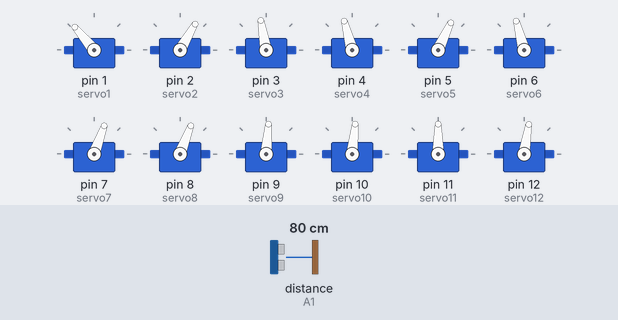
A sketch run on a simulated Arduino Uno, built with avr-gcc and run on an emulated ATmega328P. Shown: 12 × servo. The inputs (shaded band) are chosen by the test bench; at power-on: distance to the obstacle (sensor on A1) 80 cm. The echo pulse lasts 58.3 µs per cm.

Above: at 2.4 s.
2.5 s: distance to the obstacle (sensor on A1) set to 2 cm
At 2.88 s:
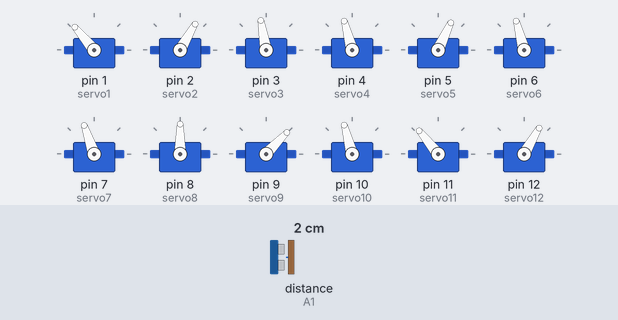
6.0 s: distance to the obstacle (sensor on A1) set to 9 cm
At 6.21 s:
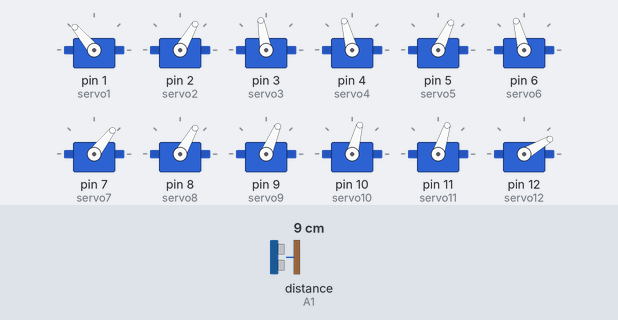
9.5 s: distance to the obstacle (sensor on A1) set to 4 cm
At 9.85 s:
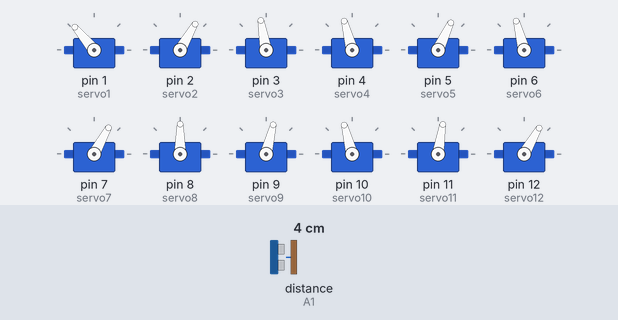
13.0 s: distance to the obstacle (sensor on A1) set to 18 cm
At 13.18 s:
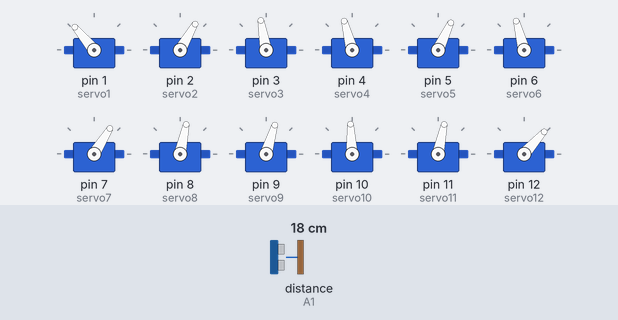
18.4 s: distance to the obstacle (sensor on A1) set to 35 cm
23.3 s: distance to the obstacle (sensor on A1) set to 17 cm
Timing chart, 0 to 29.7 s (numbered marks = the images above; inputs shaded):
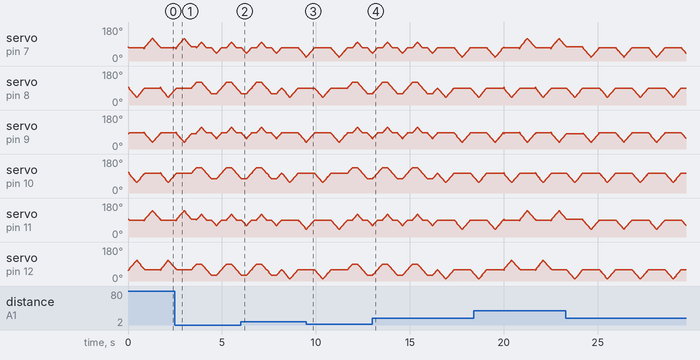

The sketch:

robot.ino
```cpp
#include<Servo.h>
#include<NewPing.h>


    // Setup for the ultrasonic sensor.
#define trigger A0
#define echo A1

NewPing sensor(trigger,echo,400);

    // Setting the base positions for all the motors.
Servo servo1;
int bp1=130;

Servo servo2;
int bp2=60;

Servo servo3;
int bp3=100;

Servo servo4;
int bp4=105;

Servo servo5;
int bp5=65;

Servo servo6;
int bp6=105;

Servo servo7;
int bp7=70;

Servo servo8;
int bp8=90;

Servo servo9;
int bp9=85;

Servo servo10;
int bp10=105;

Servo servo11;
int bp11=90;

Servo servo12;
int bp12=60;

    // On running setup the robot comes to its standard or base position.
void setup() {
  // For ultrasonic sensor
  Serial.begin(9600);
  pinMode(trigger,OUTPUT);
  pinMode(echo,INPUT);

  servo1.attach(1);
  servo2.attach(2);
  servo3.attach(3);
  servo4.attach(4);
  servo5.attach(5);
  servo6.attach(6);
  servo7.attach(7);
  servo8.attach(8);
  servo9.attach(9);
  servo10.attach(10);
  servo11.attach(11);
  servo12.attach(12);

  servo1.write(bp1);
  servo2.write(bp2);
  servo3.write(bp3);
  servo4.write(bp4);
  servo5.write(bp5);
  servo6.write(bp6);
  servo7.write(bp7);
  servo8.write(bp8);
  servo9.write(bp9);
  servo10.write(bp10);
  servo11.write(bp11);
  servo12.write(bp12);

}

    // Function whic brings the robot to it's base position
void base_pos(){
  servo1.write(bp1);
  servo2.write(bp2);
  servo3.write(bp3);
  servo4.write(bp4);
  servo5.write(bp5);
  servo6.write(bp6);
  servo7.write(bp7);
  servo8.write(bp8);
  servo9.write(bp9);
  servo10.write(bp10);
  servo11.write(bp11);
  servo12.write(bp12);
  }

    // Function which holds the up servos still
 void stay_still(){
  servo1.write(bp1);
  servo2.write(bp2);
  servo3.write(bp3);
  servo4.write(bp4);
  servo5.write(bp5);
  servo6.write(bp6);
  }

    // Function for one cycle of walking
void walk(){
  int angle = 50;
  int time_delay = 8;

  for(int i=5;i>=0;i--){
      stay_still();
      servo7.write(bp7+i);
      servo9.write(bp9-i);
      servo11.write(bp11+i);
      servo8.write(bp8+i);
      servo10.write(bp10+i);
      servo12.write(bp12-i);
      delay(time_delay);
      }

  for(int i=5;i<angle;i++){
    stay_still();
    servo8.write(bp8-i);
    servo10.write(bp10-i);
    servo12.write(bp12+i);
    delay(time_delay);
  }

  for(int i=angle;i>=5;i--){
    stay_still();
    servo8.write(bp8-i);
    servo10.write(bp10-i);
    servo12.write(bp12+i);
    delay(time_delay);
  }

  for(int i=5;i>=0;i--){
      stay_still();
      servo8.write(bp8-i);
      servo10.write(bp10-i);
      servo12.write(bp12+i);
      servo7.write(bp7-i);
      servo9.write(bp9+i);
      servo11.write(bp11-i);
      delay(time_delay);
    }

  for(int i=5;i<angle;i++){
    stay_still();
    servo7.write(bp7+i);
    servo9.write(bp9-i);
    servo11.write(bp11+i);
    delay(time_delay);
  }

  for(int i=angle;i>=5;i--){
    stay_still();
    servo7.write(bp7+i);
    servo9.write(bp9-i);
    servo11.write(bp11+i);
    delay(time_delay);
  }
}

    // Function to bend the robot towards right for dance.
void bend_right(){
   int angle = 30;
   int time_delay = 8;
   for(int i=0;i<angle;i++){
    stay_still();
    servo8.write(bp8+i);
    servo10.write(bp10+i);
    servo12.write(bp12+i);
    delay(time_delay);
  }

  for(int i=0;i<angle;i++){
    stay_still();
    servo8.write(bp8+angle);
    servo10.write(bp10+angle);
    servo12.write(bp12+angle);
    servo7.write(bp7+i);
    servo9.write(bp9+i);
    servo11.write(bp11+i);
    delay(time_delay);
  }

  for(int i=angle;i>=0;i--){
    stay_still();
    servo7.write(bp7+i);
    servo9.write(bp9+i);
    servo11.write(bp11+i);
    servo8.write(bp8+i);
    servo10.write(bp10+i);
    servo12.write(bp12+i);
    delay(time_delay);
  }

  base_pos();
}

    // Function to bend the robot towards left for dance.
void bend_left(){
  int angle = 30;
   int time_delay = 8;
   for(int i=0;i<angle;i++){
    stay_still();
    servo8.write(bp8-i);
    servo10.write(bp10-i);
    servo12.write(bp12-i);
    delay(time_delay);
  }

  for(int i=0;i<angle;i++){
    stay_still();
    servo8.write(bp8-angle);
    servo10.write(bp10-angle);
    servo12.write(bp12-angle);
    servo7.write(bp7-i);
    servo9.write(bp9-i);
    servo11.write(bp11-i);
    delay(time_delay);
  }

  for(int i=angle;i>=0;i--){
    stay_still();
    servo7.write(bp7-i);
    servo9.write(bp9-i);
    servo11.write(bp11-i);
    servo8.write(bp8-i);
    servo10.write(bp10-i);
    servo12.write(bp12-i);
    delay(time_delay);
  }

  base_pos();

}

    // Function for making the robot dance N times.
void dance(int N){
  for(int i=0;i<N;i++){
      bend_right();
      bend_left();
    }

}

    // Function which turns the robot left.
void turn_left(){

  int angle = 50;
  int time_delay = 8;

  for(int i=0;i<angle;i++){
    stay_still();
    servo8.write(bp8-i);
    servo10.write(bp10-i);
    servo12.write(bp12-i);
    delay(time_delay);
  }

  for(int i=angle;i>=0;i--){
    stay_still();
    servo8.write(bp8-i);
    servo10.write(bp10-i);
    servo12.write(bp12-i);
    delay(time_delay);
  }

  for(int i=0;i<angle;i++){
    stay_still();
    servo7.write(bp7-i);
    servo9.write(bp9-i);
    servo11.write(bp11-i);
    delay(time_delay);
  }

  for(int i=angle;i>=0;i--){
    stay_still();
    servo7.write(bp7-i);
    servo9.write(bp9-i);
    servo11.write(bp11-i);
    delay(time_delay);
  }

}

		// Function which returns the distance of the object from the robot.
float CheckDistance(){
  float duration,distance;
  duration = sensor.ping();
  distance = (duration / 2) * 0.0343;
  return distance;
}

	// The main body of the program.
		// If the obstacle is at a distance gretaer	than 20 then walk.
		// If not check if the obstacle is less than 5cm. If so then dance.
		// Else turn until there is no obstacle in the front.

void loop() {
  float dist = CheckDistance();

  if (dist > 20)
    walk();

  else{
    if (dist < 5)
      dance(3);

     else{
      turn_left();
      turn_left();
     }
    }
}
```
